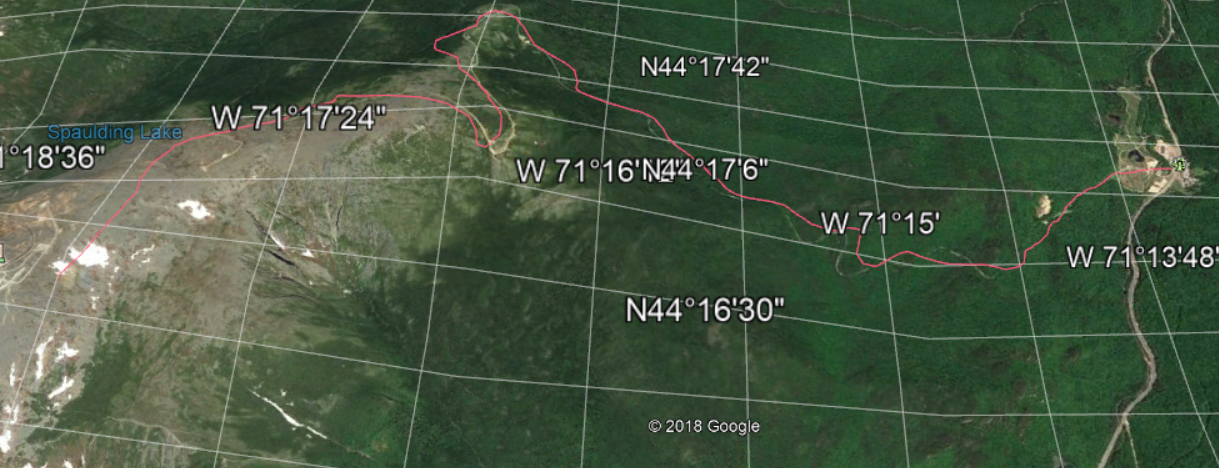
#> input picture 04-analysis-and-visualization/04-07-contour-mapping/Washington-ActualPath.png, 1219 x 468 px
$ jupyter execute --allow-errors Contour-Mapping-ANS.ipynb
#> lines starting #> are read from the running program, lines starting #| are printed output that depends on the picture
# Contour Mapping

#### What is contour mapping?
Contour mapping is a two dimension way to graph that uses x and y values to plot colors or lines with the respective z coordinates. The standard use is for the x and y values to be coordinates and the z value as the altitude or relative altitiude for that point.

#### Why is this useful?
Contour Mapping is a great way to visualize data, that can easily be accomplished using Python.

Contour mapping is used frequently for hiking so there is a large amount of data available.
It is also commonly used in math courses as a way to represent data and figures.

[cell 1]
# Don't change this cell; just run it.
from client.api.notebook import Notebook
#> (the rest of this cell did not finish here and is left out)

## Using matplots: (Simple)
Matplots is an easy way to implement contour mapping, and you may be already familiar with some of the methods.

##### Imports:
As always we will start with our matplot improts, in the first example we will make a mathmatical contour map, so we will import numpy to help with that graph.

[cell 2]
import matplotlib.pyplot as plt
from matplotlib import cm

import numpy as np

#### Here is a simple example:
Let's say we have a function: x^3+ (y+1)^3 = z.

To do this we will need a grid of values for our x&y, which is when the numpy method "meshgrid" comes in handy.

[cell 3]
u = np.linspace(-1,1,100)
x, y = np.meshgrid(u, u)

Now that we have these values, we can plug in to find the values for z.
The first thing we will need is the figure, on the bottom axis we will have the x points, and on the vertical axis the y points.
Now that we have this figure, we can make the figure contoured, and finally display it.

[cell 4]
fig = plt.figure()
ax = fig.add_subplot(111)
z = x**3 + (y+1)**3
ax.contourf(x,y,z)
plt.show()
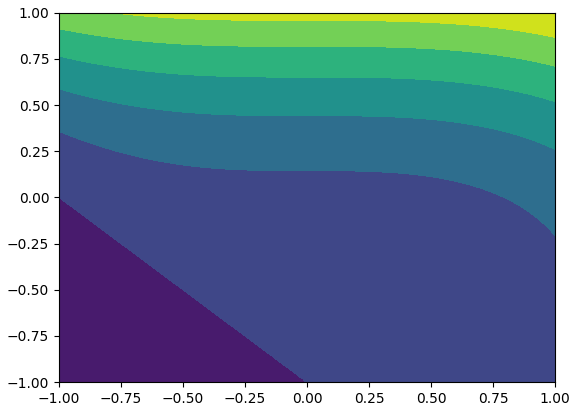
#> figure drawn by matplotlib, 1 panel

## Using Plotly! (Simple)
##### If you have not covered plotly, do not do this section!

Another great feature of plotly that we did not cover during the brief plotly introduction set is the contour plots.

This will be a brief walkthrough of how to make a plotly contour plot, beginning with the import statements.

[cell 5]
import plotly.graph_objects as go

The standard contour in Plotly uses a 2D array of "altitiudes" and their positions in the array are their "x and y coordinate." This map is then smoothed based on what looks natural.

##### The following example is taken directly from the plotly website:

[cell 6]
fig = go.Figure(data =
    go.Contour(
        z=[[10, 10.625, 12.5, 15.625, 20],
           [5.625, 6.25, 8.125, 11.25, 15.625],
           [2.5, 3.125, 5., 8.125, 12.5],
           [0.625, 1.25, 3.125, 6.25, 10.625],
           [0, 0.625, 2.5, 5.625, 10]]
    ))
fig.show()

## Using real data: (Warmup)
A more practical and challenging way to use contour maps is from real data. While this is not the only way to do it, this is a straightforward way to collect data that is quite interesting!

###### Finding Data:
Unfortunately it is extremely difficult to find elevation data, since it is so valuable.
Despite this, you can actually use Google Earth Pro to obtain location data in a path, then export this data as a KML file.

###### Adding the elevations
This exported data will not contain the elevations. Have no fear! Take the KML and upload then redownload the file via this website:
https://www.gpsvisualizer.com/elevation
It will add the apropriate elevation data based on national information.

###### Transfering to CSV and Plot
Then, with this KML file, use a TCX converter to make this file into a CSV.

With this csv your file should have a column of x,y coordinates and the relative elevation (z), as well as some extra information.

Finally, plot this data.
##### An unfortunate twist:
Since there is so much data, it can take a long time to run these converters, so "paths" work much bettern than "polygons."
For this reason, we will go over an example of a path in the warmup, then go over how we can still make this work.

##### For the sake of visualization, here is what the path looks like that we'll be plotting.

[cell 7]
import matplotlib.pyplot as plt
import matplotlib.image as mpimg
fig, ax = plt.subplots(figsize=(12,12))
plt.imshow(mpimg.imread('Washington-ActualPath.png'))

We will begin by importing the dataset for this path, and looking at the data.

[cell 8]
import pandas as pd
df = pd.read_csv("Washington-Path-ele.csv", header = 0)
#> (reads 04-analysis-and-visualization/04-07-contour-mapping/Washington-Path-ele.csv from the repository)
df.head()

Looking at this data you can see some issues with how it's formatted. As a challenge problem, fix this data set and then plot it.

Our goal is to have a plot that shows the elevation as we go down the mountain.
Hint: if we're on a path does our x-y coordinate matter?

###### Q1:
Do we need a 3d graph for this task? Adjust the variable to the correct answer.

[cell 9]
resp = "y/n"
resp = "n"
#> (the rest of this cell did not finish here and is left out)

##### Q2:
What of the original variables do we need?
Hint: While there are two potential options for the first variable, much one is easier to access and use. (so say that!)

[cell 10]
our_vars = ["VAR1","VAR2","VAR3", "etc..."]
our_vars = ["UNIX TIME", "ALT"]
#> (the rest of this cell did not finish here and is left out)

###### Q3:
Make a new dataframe "plotdf" with ONLY the data that we need.
Hint: This can be done using the string split method.

#> (a cell that did not finish here is left out)

Now that we have the apropriate data we can plot it.

#> (a cell that did not finish here is left out)

## Using real data: (Advanced)
Now that we know how to get a line of elevation data, we can use this to aproximately measure elevations. We will be do this by taking a bunch of lines to get elevation data for all of those points!

For your sake, this is what the original spot looks like.

[cell 13]
fig, ax = plt.subplots(figsize=(8,8))
plt.imshow(mpimg.imread('CanyonPic.png'))
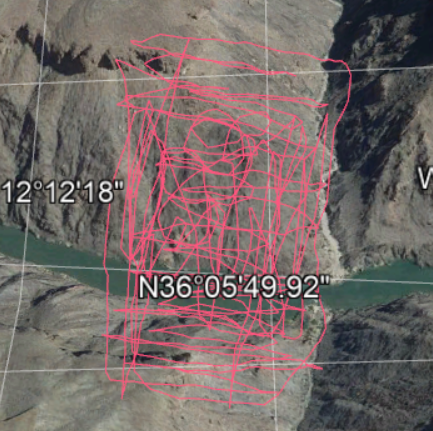
#> input picture 04-analysis-and-visualization/04-07-contour-mapping/CanyonPic.png, 433 x 431 px

Now let's import the data and get started! The data is a bit more cleaned up this time, so things should be easier.

[cell 14]
canyon = pd.read_csv("closecanyon.csv", header = 0)
#> (reads 04-analysis-and-visualization/04-07-contour-mapping/closecanyon.csv from the repository)
canyon.head()

##### Q4:
Yep, that looks good! Now, we need to use the tricontour methods. To use these we need to have our data as three separate column vectors, let's call them them "a" "b" and "c"

These can each be made in one line, directly from the canyon dataframe.

[cell 15]
a = canyon['_lat']
b = canyon['_lon']
c = canyon['ele']
#> (the rest of this cell did not finish here and is left out)

Now, we will make the tricontour plots on two separate axis, so that we can see some of the options we can explore on each one.

The first will have filled in contour lines with the points on top. We will also add a title and the colorbar, so that the elvation (meters) can be read.

On the second, we will just plot the tricontour

[cell 16]
fig, (ax1,ax2) = plt.subplots(nrows = 2)
fig.tight_layout()

ax1.tricontour(a,b,c)
cntr1 = ax1.tricontourf(a,b,c,cmap = 'jet')
fig.colorbar(cntr1,ax=ax1)
ax1.plot(a,b,'ko',ms=3)
ax1.set_title('tricontour 540 points')

ax2.tricontour(a,b,c)
ax2.set_title('Tricontour w/o colorbar')
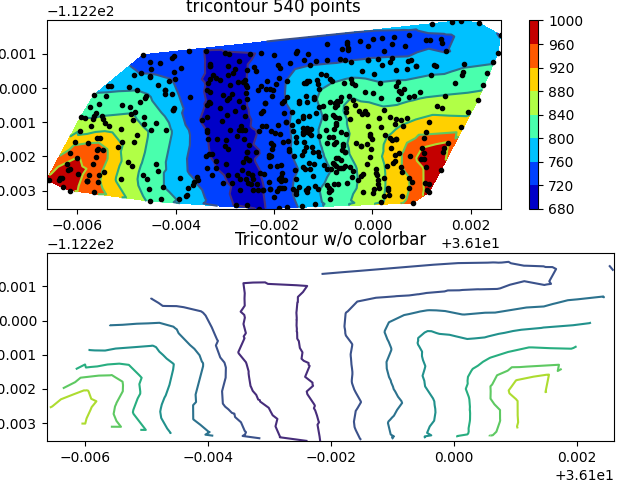
#> figure drawn by matplotlib, 3 panels
